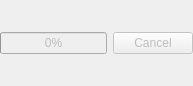
<?xml version="1.0" encoding="UTF-8"?>
<ui version="4.0">
 <class>CProgressManagerGuiComp</class>
 <widget class="QWidget" name="CProgressManagerGuiComp">
  <property name="geometry">
   <rect>
    <x>0</x>
    <y>0</y>
    <width>193</width>
    <height>86</height>
   </rect>
  </property>
  <property name="windowTitle">
   <string>Form</string>
  </property>
  <layout class="QHBoxLayout" name="horizontalLayout">
   <property name="margin">
    <number>0</number>
   </property>
   <item>
    <widget class="QProgressBar" name="ProgressBar">
     <property name="enabled">
      <bool>false</bool>
     </property>
     <property name="maximum">
      <number>1000</number>
     </property>
     <property name="value">
      <number>0</number>
     </property>
    </widget>
   </item>
   <item>
    <widget class="QPushButton" name="CancelButton">
     <property name="enabled">
      <bool>false</bool>
     </property>
     <property name="text">
      <string>Cancel</string>
     </property>
    </widget>
   </item>
  </layout>
 </widget>
 <resources/>
 <connections/>
</ui>
